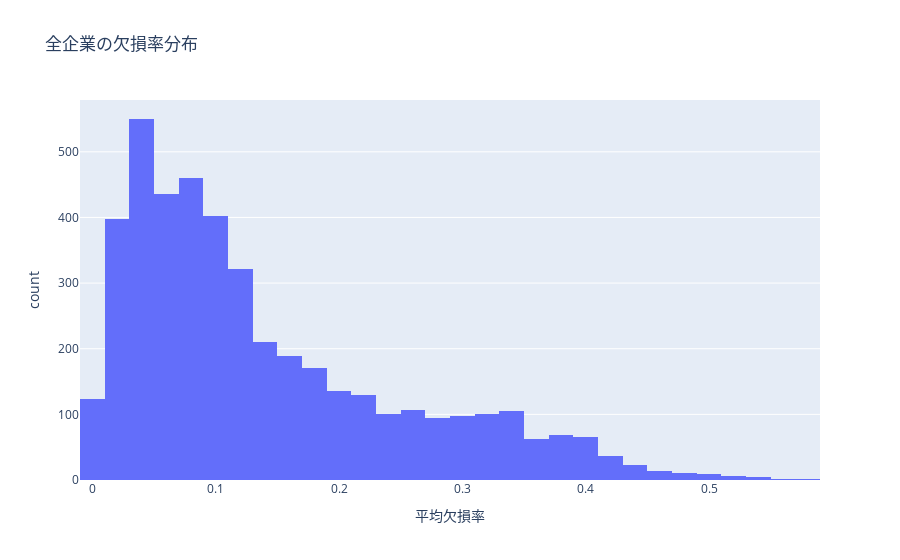

The notebook cell this image was saved under:
### Markdown cell above
### 企業コードごとの欠損率の傾向を確認

### Code cell
# コードごとに平均欠損率を計算する
merged = all_df[settings["files"][0]]
for filename in settings["files"][1:]:
    df = all_df[filename]
    merged = pd.merge(merged, df, on=["コード", "年度"], how="outer")
#display(merged)
# コードごとに欠損率を計算
missing_score = (
    merged
    .drop("年度",axis=1)
    .groupby("コード")
    .agg(lambda x: x.isnull().mean())  # 各列ごとの欠損率
    .mean(axis=1)                      # 列平均
    .reset_index(name="平均欠損率")
)
#display(missing_score.head(10))
fig = px.histogram(missing_score, x="平均欠損率",nbins=50,
    title="全企業の欠損率分布", labels={"平均欠損率": "平均欠損率"})
fig.show()

### Figure 1 — Plotly figure (JSON) as saved in the notebook; plotly's stock layout.template omitted (floating-point values rounded to 4 significant figures; data arrays with more than 128 entries replaced by an {"elided": "..."} marker saying what was removed)
{"data": [{"bingroup": "x", "hovertemplate": "平均欠損率=%{x}<br>count=%{y}<extra></extra>", "legendgroup": "", "marker": {"color": "#636efa", "pattern": {"shape": ""}}, "name": "", "nbinsx": 50, "orientation": "v", "showlegend": false, "type": "histogram", "x": {"elided": "4432 float values"}, "xaxis": "x", "yaxis": "y"}], "layout": {"barmode": "relative", "legend": {"tracegroupgap": 0}, "title": {"text": "全企業の欠損率分布"}, "xaxis": {"anchor": "y", "domain": [0, 1], "title": {"text": "平均欠損率"}}, "yaxis": {"anchor": "x", "domain": [0, 1], "title": {"text": "count"}}}}
